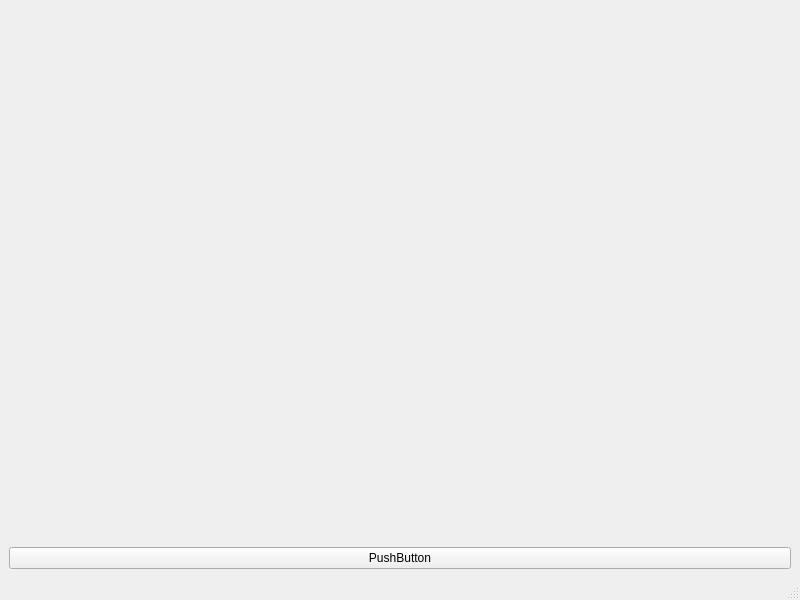
<?xml version="1.0" encoding="UTF-8"?>
<ui version="4.0">
 <class>MainWindow</class>
 <widget class="QMainWindow" name="MainWindow">
  <property name="geometry">
   <rect>
    <x>0</x>
    <y>0</y>
    <width>800</width>
    <height>600</height>
   </rect>
  </property>
  <property name="windowTitle">
   <string>MainWindow</string>
  </property>
  <widget class="QWidget" name="centralwidget">
   <layout class="QHBoxLayout" name="horizontalLayout">
    <item>
     <layout class="QVBoxLayout" name="verticalLayout">
      <item>
       <widget class="QLabel" name="label">
        <property name="sizePolicy">
         <sizepolicy hsizetype="Preferred" vsizetype="Expanding">
          <horstretch>0</horstretch>
          <verstretch>0</verstretch>
         </sizepolicy>
        </property>
        <property name="text">
         <string/>
        </property>
       </widget>
      </item>
      <item>
       <widget class="QPushButton" name="pushButton">
        <property name="text">
         <string>PushButton</string>
        </property>
       </widget>
      </item>
     </layout>
    </item>
   </layout>
  </widget>
  <widget class="QMenuBar" name="menubar">
   <property name="geometry">
    <rect>
     <x>0</x>
     <y>0</y>
     <width>800</width>
     <height>27</height>
    </rect>
   </property>
  </widget>
  <widget class="QStatusBar" name="statusbar"/>
 </widget>
 <resources/>
 <connections/>
</ui>
